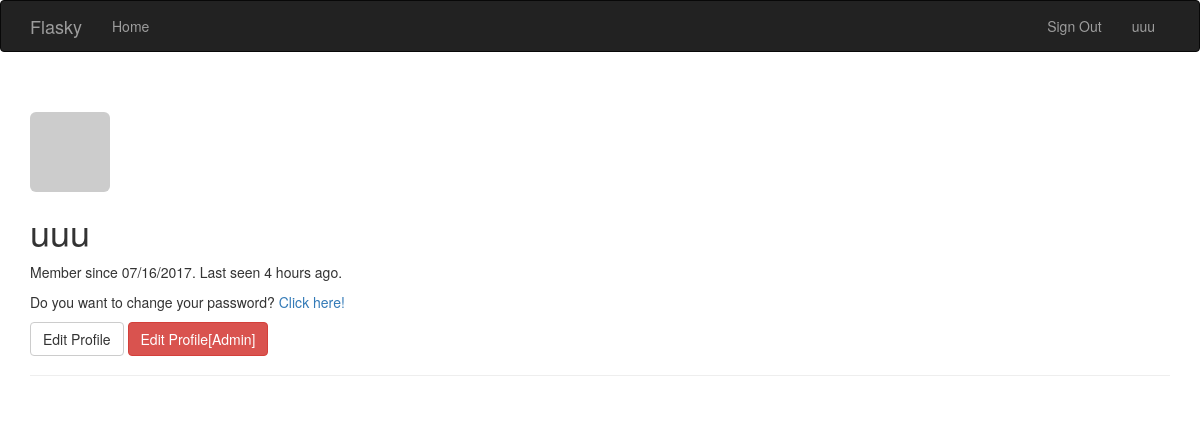
/user/uuu (signed in), run on an earlier commit of the app's database.
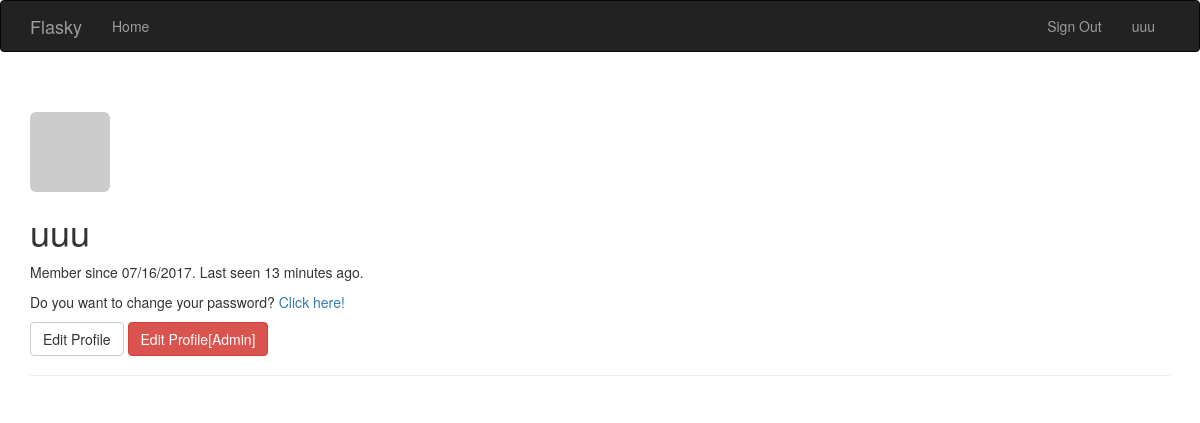
And on a later commit of the database.
### app/models.py (models this page shows, shortened)
class User(UserMixin, db.Model):
    __tablename__ = 'users'
    id = db.Column(db.Integer, primary_key=True) #id 主键
    email = db.Column(db.String(64),unique=True, index=True) #邮箱
    username = db.Column(db.String(64),unique=True, index = True) # 昵称
    role_id = db.Column(db.Integer,db.ForeignKey('roles.id')) #role_id,外键
    password_hash = db.Column(db.String(128)) # 密码的hash值
    confirmed = db.Column(db.Boolean,default=False) #账户是否确认，用在认证中
    name = db.Column(db.String(64)) #真实姓名
    location = db.Column(db.String(64)) #住址
    about_me = db.Column(db.Text()) #介绍
    member_since = db.Column(db.DateTime(),default=datetime.utcnow)#注册时间
    last_seen = db.Column(db.DateTime(),default=datetime.utcnow)#最后访问的时间
    avatar_hash = db.Column(db.String(32))
    def can(self,permission):
        return self.role is not None and \
                (self.role.permission & permission) == permission
    def is_administrator(self):
        return self.can(Permission.ADMINSTER)
    @property
    def password(self):
        raise AttributeError('password is not a readable attribute.')
    def gravatar(self,size=100,default='identicon',rating='g'):
        if request.is_secure:
            url = 'https://secure.gravatar.com/avatar'
        else:
            url = 'http://www.gravatar.com/avatar'
        hash = self.avatar_hash or hashlib.md5(
                            self.email.encode('utf-8')).hexdigest()
        return '{url}/{hash}?s={size}&d={default}&r={rating}'.format(
        url=url,hash=hash,size=size,default=default,rating=rating
        )

### app/main/views.py (the view)
@main.route('/user/<name>')
def user(name):
    user  = User.query.filter_by(username=name).first()
    if user is None:
        abort(404)
    return render_template('user.html',user=user)

### app/auth/views.py (called while the page is built)
@auth.before_app_request    #请求钩子
def befor_request():
    if current_user.is_authenticated \
        and not current_user.confirmed \
        and request.endpoint[:5] != 'auth.' \
        and request.endpoint != 'static':
        print("befor_request redirect!!!")
        return redirect(url_for('auth.unconfirmed'))

### app/main/__init__.py (called while the page is built)
@main.app_context_processor
def inject_permissions():
    return dict(Permission=Permission)

### app/models.py (called while the page is built)
@login_manager.user_loader
def load_user(user_id):
    return User.query.get(int(user_id)  )

### app/templates/user.html (shortened to what this page needs)
{% extends "base.html" %}
{% block page_content %}
<div class="page-header">
  <img class='img-rounded profile-thumbnail' src="{{user.gravatar(size=256)}}">
    <div class='profile-header'>
      <h1>{{ user.username }}</h1>
      <p>
        Member since {{ moment(user.member_since).format('L') }}.
        Last seen {{moment(user.last_seen).fromNow() }}.
      </p>
    </div>
  <p>
    Do you want to change your password?
    <a href="{{ url_for('auth.change_password') }}">Click here!</a>
  </p>
  <p>
  {% if user == current_user %}
  <a class='btn btn-default' href="{{ url_for('.edit_profile')}}">
    Edit Profile
  </a>
  {% endif %}
  {% if current_user.is_administrator() %}
      <a class="btn btn-danger"
        href="{{ url_for('.edit_profile_admin',id = user.id) }}">
        Edit Profile[Admin]
      </a>
  {% endif %}
  </p>
</div>
{% endblock %}

### app/templates/base.html (shortened to what this page needs)
{% extends "bootstrap/base.html" %}
{% block head %}
{{ super() }}
{% endblock %}
{% block navbar %}
<div class="navbar navbar-inverse" role="naigation">
    <div class="container">
        <div class="navbar-header">
            <a class="navbar-brand" href="/">Flasky</a>
        </div>
        <div class="navbar-collapse collapse">
            <ul class="nav navbar-nav">
                <li><a href="/">Home</a></li>
            </ul>
            <ul class = 'nav navbar-nav navbar-right'>
              {% if current_user.is_authenticated %}
                <li><a href="{{ url_for('auth.logout')}}">Sign Out</a></li>
                <li>
                  <a href="{{ url_for('main.user',name=current_user.username )}}">
                  {{ current_user.username }}
                  </a>
                </li>
              {% else %}
                <li><a href="{{ url_for('auth.login') }}">Sign In</a></li>
              {% endif %}
            </ul>
        </div>
      </div>
</div>
{% endblock %}
{% block content %}
<div class="container">
    {% block page_content %}{% endblock %}
</div>
{% endblock %}

What changed in the data, as far as the page shows it:
changed User "uuu": last_seen "4 hours ago" → "13 minutes ago"
